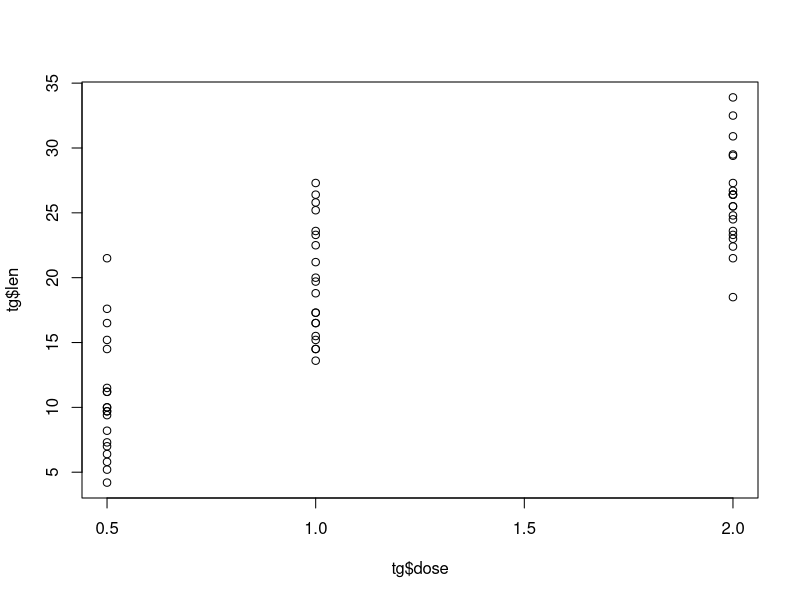
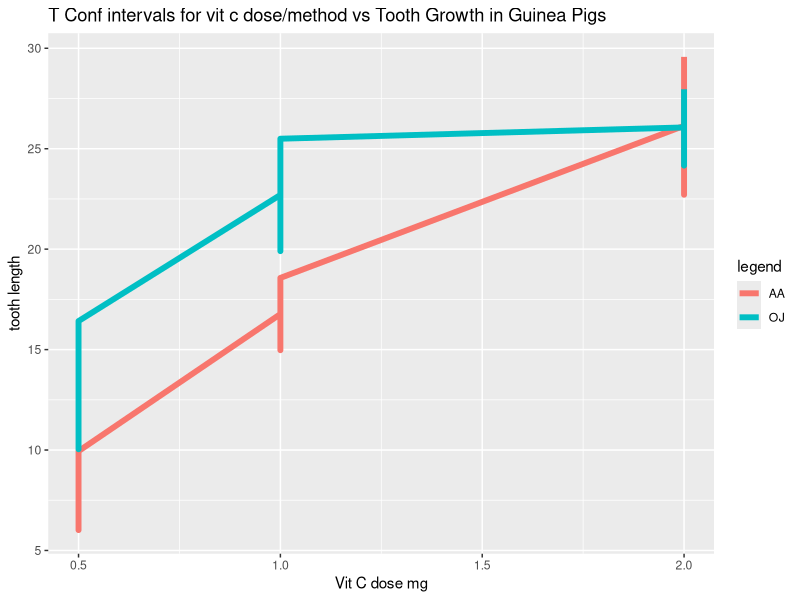

Source code (R) for these figures, in order:
## ---- chunk 1
rm(list=ls())
data("ToothGrowth")
## ---- chunk 2
head(ToothGrowth)
str(ToothGrowth)
summary(ToothGrowth)
## ---- chunk 3
tg <- ToothGrowth
plot(tg$dose, tg$len)
## ---- chunk 4
library("dplyr")
## conventions in variable names
## ld = low dose
## md = medium dose
## hd = high dose
## aa = ascorbic acid
## oj = orange juice
## len = length

set_ld_aa <- filter(ToothGrowth, supp == 'VC', dose == 0.5)
set_md_aa <- filter(ToothGrowth, supp == 'VC', dose == 1.0)
set_hd_aa <- filter(ToothGrowth, supp == 'VC', dose == 2.0)

set_ld_oj <- filter(ToothGrowth, supp == 'OJ', dose == 0.5)
set_md_oj <- filter(ToothGrowth, supp == 'OJ', dose == 1.0)
set_hd_oj <- filter(ToothGrowth, supp == 'OJ', dose == 2.0)

## work out set means and standard deviations
mean_len_ld_aa <- mean(set_ld_aa$len)
mean_len_md_aa <- mean(set_md_aa$len)
mean_len_hd_aa <- mean(set_hd_aa$len)
mean_len_ld_oj <- mean(set_ld_oj$len)
mean_len_md_oj <- mean(set_md_oj$len)
mean_len_hd_oj <- mean(set_hd_oj$len)

sd_len_ld_aa <- sd(set_ld_aa$len)
sd_len_md_aa <- sd(set_md_aa$len)
sd_len_hd_aa <- sd(set_hd_aa$len)
sd_len_ld_oj <- sd(set_ld_oj$len)
sd_len_md_oj <- sd(set_md_oj$len)
sd_len_hd_oj <- sd(set_hd_oj$len)
## ---- chunk 5
tfactor <- 2.262

## now we will divide each std dev by sqrt of sample size
## in keeping with the method described at the website this is step 5 of 8 so we
## will refer to it as step5
step5_ld_aa <- sd_len_ld_aa / sqrt(10)
step5_md_aa <- sd_len_md_aa / sqrt(10)
step5_hd_aa <- sd_len_hd_aa / sqrt(10)
step5_ld_oj <- sd_len_ld_oj / sqrt(10)
step5_md_oj <- sd_len_md_oj / sqrt(10)
step5_hd_oj <- sd_len_hd_oj / sqrt(10)

## step 6 is to multiply step 5 by the tfactor
step6_ld_aa <- step5_ld_aa * tfactor
step6_md_aa <- step5_md_aa * tfactor
step6_hd_aa <- step5_hd_aa * tfactor
step6_ld_oj <- step5_ld_oj * tfactor
step6_md_oj <- step5_md_oj * tfactor
step6_hd_oj <- step5_hd_oj * tfactor

## Now we can work out each of the lower and upper end of the ranges
## of each confidence interval
## lower end of range subtract step6 value from mean
## upper end of range add step6 value to mean
lower_ld_aa <- mean_len_ld_aa - step6_ld_aa
upper_ld_aa <- mean_len_ld_aa + step6_ld_aa

lower_md_aa <- mean_len_md_aa - step6_md_aa
upper_md_aa <- mean_len_md_aa + step6_md_aa

lower_hd_aa <- mean_len_hd_aa - step6_hd_aa
upper_hd_aa <- mean_len_hd_aa + step6_hd_aa

lower_ld_oj <- mean_len_ld_oj - step6_ld_oj
upper_ld_oj <- mean_len_ld_oj + step6_ld_oj

lower_md_oj <- mean_len_md_oj - step6_md_oj
upper_md_oj <- mean_len_md_oj + step6_md_oj

lower_hd_oj <- mean_len_hd_oj - step6_hd_oj
upper_hd_oj <- mean_len_hd_oj + step6_hd_oj

## ---- chunk 6
## add our data to a data frame to plot the results for confidence intervals.
library(ggplot2)
d <- data.frame(y = c(mean_len_ld_aa, mean_len_md_aa, mean_len_hd_aa, mean_len_ld_oj, mean_len_md_oj, mean_len_hd_oj, lower_ld_oj, lower_md_oj, lower_hd_oj, upper_ld_oj, upper_md_oj, upper_hd_oj, lower_ld_aa, lower_md_aa, lower_hd_aa, upper_ld_aa, upper_md_aa, upper_hd_aa), x = c(0.5, 1.0, 2.0, 0.5, 1.0, 2.0, 0.5, 1.0, 2.0, 0.5, 1.0, 2.0, 0.5, 1.0, 2.0, 0.5, 1.0, 2.0), legend = c('AA','AA','AA','OJ','OJ','OJ', 'OJ', 'OJ', 'OJ', 'OJ', 'OJ', 'OJ', 'AA', 'AA', 'AA', 'AA', 'AA', 'AA'))
g <- ggplot(d, aes(x=x,y=y))
g <- g + geom_line(size = 2, aes(color = legend))
g <- g + ggtitle("T Conf intervals for vit c dose/method vs Tooth Growth in Guinea Pigs")
g <- g + xlab("Vit C dose mg")
g <- g + ylab("tooth length")
g
